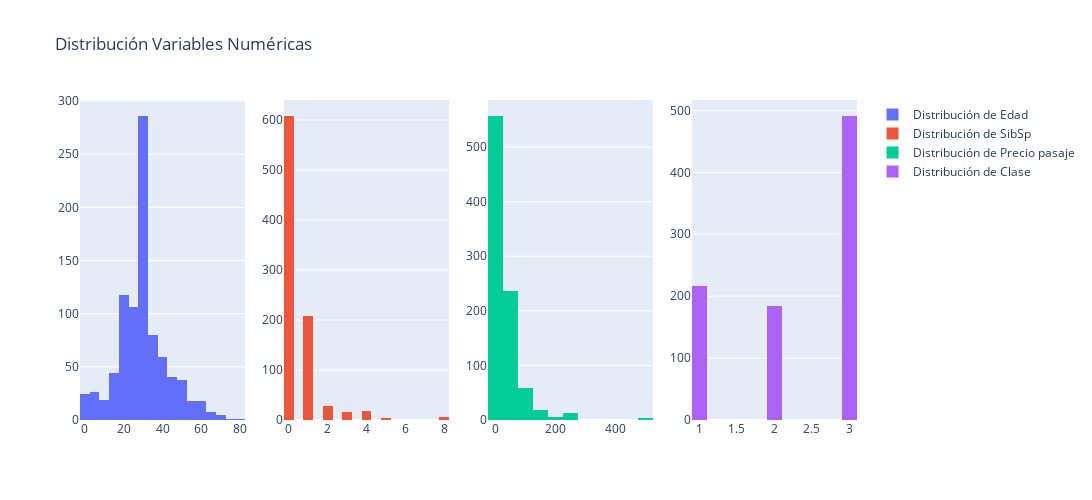

Notebook code cell kept with this figure:
### Code cell
# gráficamos las variables numéricas
import plotly.graph_objects as go
from plotly.subplots import make_subplots

df_num = ['Edad','SibSp','Precio pasaje','Clase']
fig = make_subplots(rows=1, cols=4)

for i, col in enumerate(df_num):
    fig.add_trace(go.Histogram(x=df[col], nbinsx=20, name=f'Distribución de {col}'), row=1, col=i+1 )

fig.update_layout(height=500, width=1200, title_text="Distribución Variables Numéricas", showlegend=True)
fig.show()

### Figure 1 — Plotly figure (JSON) as saved in the notebook; plotly's stock layout.template omitted (floating-point values rounded to 4 significant figures; data arrays with more than 128 entries replaced by an {"elided": "..."} marker saying what was removed)
{"data": [{"name": "Distribución de Edad", "nbinsx": 20, "type": "histogram", "x": {"elided": "891 float values"}, "xaxis": "x", "yaxis": "y"}, {"name": "Distribución de SibSp", "nbinsx": 20, "type": "histogram", "x": {"elided": "891 int values"}, "xaxis": "x2", "yaxis": "y2"}, {"name": "Distribución de Precio pasaje", "nbinsx": 20, "type": "histogram", "x": {"elided": "891 float values"}, "xaxis": "x3", "yaxis": "y3"}, {"name": "Distribución de Clase", "nbinsx": 20, "type": "histogram", "x": {"elided": "891 int values"}, "xaxis": "x4", "yaxis": "y4"}], "layout": {"height": 500, "showlegend": true, "title": {"text": "Distribución Variables Numéricas"}, "width": 1200, "xaxis": {"anchor": "y", "domain": [0, 0.2125]}, "xaxis2": {"anchor": "y2", "domain": [0.2625, 0.475]}, "xaxis3": {"anchor": "y3", "domain": [0.525, 0.7375]}, "xaxis4": {"anchor": "y4", "domain": [0.7875, 1]}, "yaxis": {"anchor": "x", "domain": [0, 1]}, "yaxis2": {"anchor": "x2", "domain": [0, 1]}, "yaxis3": {"anchor": "x3", "domain": [0, 1]}, "yaxis4": {"anchor": "x4", "domain": [0, 1]}}}
